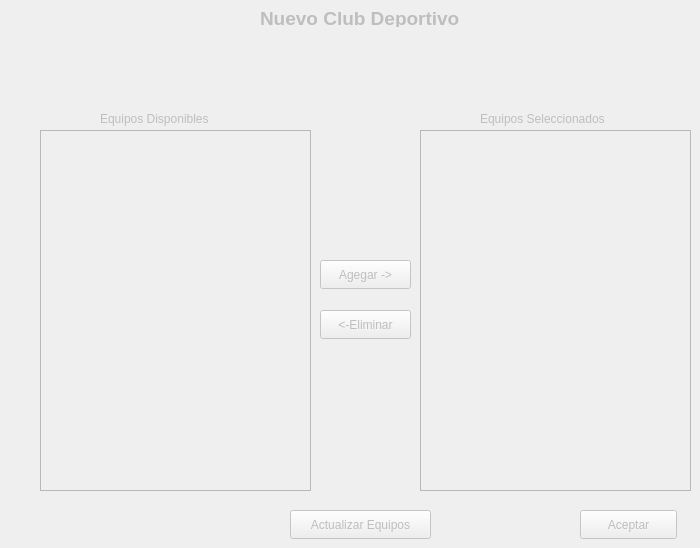
    <widget class="QWidget" name="tab_club">
     <property name="enabled">
      <bool>false</bool>
     </property>
     <attribute name="title">
      <string>Crear Club</string>
     </attribute>
     <widget class="QLabel" name="label_9">
      <property name="geometry">
       <rect>
        <x>260</x>
        <y>10</y>
        <width>241</width>
        <height>17</height>
       </rect>
      </property>
      <property name="font">
       <font>
        <pointsize>14</pointsize>
        <weight>75</weight>
        <bold>true</bold>
       </font>
      </property>
      <property name="text">
       <string>Nuevo Club Deportivo</string>
      </property>
     </widget>
     <widget class="QPushButton" name="botonEliminarEquipo">
      <property name="geometry">
       <rect>
        <x>320</x>
        <y>310</y>
        <width>91</width>
        <height>29</height>
       </rect>
      </property>
      <property name="text">
       <string>&lt;-Eliminar</string>
      </property>
     </widget>
     <widget class="QLabel" name="label_12">
      <property name="geometry">
       <rect>
        <x>480</x>
        <y>110</y>
        <width>151</width>
        <height>17</height>
       </rect>
      </property>
      <property name="text">
       <string>Equipos Seleccionados</string>
      </property>
     </widget>
     <widget class="QPushButton" name="botonAceptar">
      <property name="geometry">
       <rect>
        <x>580</x>
        <y>510</y>
        <width>97</width>
        <height>29</height>
       </rect>
      </property>
      <property name="text">
       <string>Aceptar</string>
      </property>
     </widget>
     <widget class="QPushButton" name="botonAgregarEquipo">
      <property name="geometry">
       <rect>
        <x>320</x>
        <y>260</y>
        <width>91</width>
        <height>29</height>
       </rect>
      </property>
      <property name="text">
       <string>Agegar -&gt;</string>
      </property>
     </widget>
     <widget class="QLabel" name="label_13">
      <property name="geometry">
       <rect>
        <x>100</x>
        <y>110</y>
        <width>141</width>
        <height>17</height>
       </rect>
      </property>
      <property name="text">
       <string>Equipos Disponibles</string>
      </property>
     </widget>
     <widget class="QPushButton" name="botonActualizarEqui">
      <property name="geometry">
       <rect>
        <x>290</x>
        <y>510</y>
        <width>141</width>
        <height>29</height>
       </rect>
      </property>
      <property name="text">
       <string>Actualizar Equipos</string>
      </property>
     </widget>
     <widget class="QListWidget" name="listaEquiposDisp">
      <property name="geometry">
       <rect>
        <x>40</x>
        <y>130</y>
        <width>271</width>
        <height>361</height>
       </rect>
      </property>
     </widget>
     <widget class="QListWidget" name="listaEquiposSel">
      <property name="geometry">
       <rect>
        <x>420</x>
        <y>130</y>
        <width>271</width>
        <height>361</height>
       </rect>
      </property>
     </widget>
    </widget>
